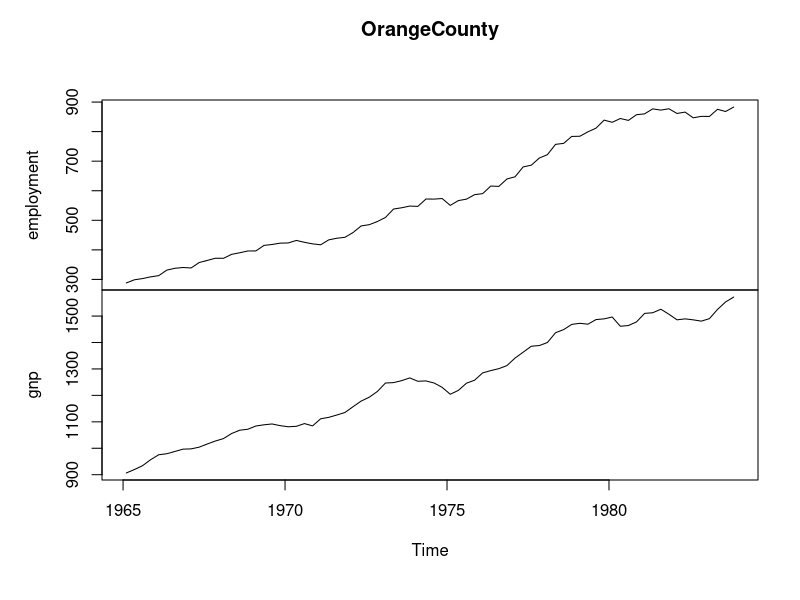

Here is the R script that generated this plot:
library(AER)


### Name: OrangeCounty
### Title: Orange County Employment
### Aliases: OrangeCounty
### Keywords: datasets

### ** Examples

data("OrangeCounty")
plot(OrangeCounty)
